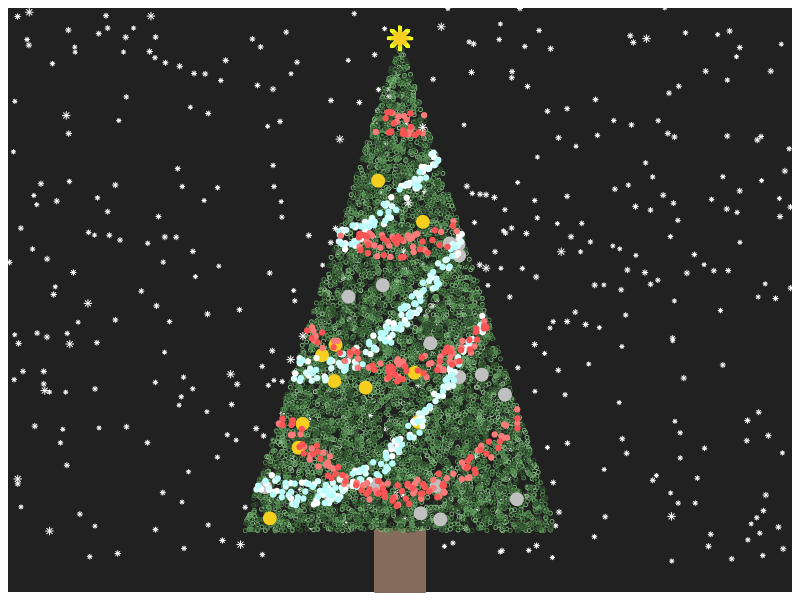

This chart was generated by the following R code:
## ---- chunk 1
knitr::opts_chunk$set(echo = TRUE)
library(dplyr)
library(ggplot2)
library(readxl)
library(tidyr)
## ---- chunk 2

tree_body <- function(n){
  n = n
  a <- runif(n, min=-50, max=50)
  b <- runif(n, min=-10, max=80)
  tree <- data.frame(a, b)
  tree2 <- tree %>% filter(b  < -4*a + 80)  %>% filter(b  < 4*a + 80) %>% filter(b > 0)
  tree2
}

tree_base <- function(n){
  n = n
  a <- runif(n, min=-3, max=3)
  b <- runif(n, min=-20, max=0)
  data.frame(a, b)
}

star <- function(n) {
  thickness = 0.2
  a <- runif(n, min=-thickness, max=thickness)
  b <- runif(n, min=80-thickness, max=80+thickness)
  data.frame(a, b)
}

chains <- function(n) {
  f <- function(a) {
    1/18 * a * (a + 24) + 16
  }
  n = n
  a <- runif(n, min=-50, max=50)
  b <- runif(n, min=-10, max=80)
  tree <- data.frame(a, b)
  tree2 <- tree %>% filter(b  < -4 * a + 80)  %>% filter(b  < 4 * a + 80) %>% filter(b > 0)
  chain1 <- tree2 %>% filter(b < f(a)) %>% filter(b > f(a) - 4)
  chain2 <- tree2 %>% filter(b < f(a) + 20) %>% filter(b > f(a) - 4 + 20)
  chain3 <- tree2 %>% filter(b < f(a) + 40) %>% filter(b > f(a) - 4 + 40)
  rbind(chain1, chain2, chain3)
}

chains2 <- function(n) {
  f <- function(a) {
    1/18 * (a - 12) * (a + 12) + 16
  }
  n = n
  a <- runif(n, min=-50, max=50)
  b <- runif(n, min=-10, max=80)
  tree <- data.frame(a, b)
  tree2 <- tree %>% filter(b  < -4 * a + 80)  %>% filter(b  < 4 * a + 80) %>% filter(b > 0)
  chain1 <- tree2 %>% filter(b < f(a)) %>% filter(b > f(a) - 4)
  chain2 <- tree2 %>% filter(b < f(a) + 20) %>% filter(b > f(a) - 4 + 20)
  chain3 <- tree2 %>% filter(b < f(a) + 40) %>% filter(b > f(a) - 4 + 40)
  chain4 <- tree2 %>% filter(b < f(a) + 60) %>% filter(b > f(a) - 4 + 60)
  rbind(chain1, chain2, chain3, chain4)
}

snow <- function(n) {
  a <- runif(n, min=-50, max=50)
  b <- runif(n, min=-5, max=85)
  data.frame(a, b)
}

balls <- function(n, s){
  set.seed(s)
  n = n
  a <- runif(n, min=-50, max=50)
  b <- runif(n, min=-10, max=70)
  rm(.Random.seed, envir=globalenv())
  tree <- data.frame(a, b)
  tree2 <- tree %>% filter(b  < -4*a + 80)  %>% filter(b  < 4*a + 80) %>% filter(b > 0)
  tree2
}
    
ggplot() + 
  geom_point(data=snow(100), aes(x=a, y=b), shape=8, fill="white", color="white", size=0.70) +
  geom_point(data=snow(100), aes(x=a, y=b), shape=8, fill="white", color="white", size=0.80) +
  geom_point(data=snow(100), aes(x=a, y=b), shape=8, fill="white", color="white", size=0.90) +
  geom_point(data=snow(100), aes(x=a, y=b), shape=8, fill="white", color="white", size=1) +
  geom_point(data=tree_base(40000), aes(x=a, y=b), shape=21, color="#856c5b", size=1) +
  geom_point(data=tree_body(1000), aes(x=a, y=b), shape=21, color="#abcea9", size=1) + 
  geom_point(data=tree_body(15000), aes(x=a, y=b), shape=21, color="#78b075", size=1) + 
  geom_point(data=tree_body(15000), aes(x=a, y=b), shape=21,  color="#50874d", size=1) + 
  geom_point(data=tree_body(10000), aes(x=a, y=b), shape=21, color="#31532f", size=1) + 
  geom_point(data=tree_body(300), aes(x=a, y=b), shape=21, color="#121f11", size=1) + 
   geom_point(data=star(100), aes(x=a, y=b), shape=8, fill="#f5ff1e", color="#f0ff1e", size=5) +
  geom_point(data=star(100), aes(x=a, y=b), shape=8, fill="#f5cf1f", color="#f5cf1f", size=3) +
  geom_point(data=balls(70, 17), aes(x=a, y=b), shape=19, fill="#c0c0c0", color="#c0c0c0", size=4) +
  geom_point(data=balls(70, 131), aes(x=a, y=b), shape=19, fill="#f5cf1f", color="#f5cf1f", size=4) +
  geom_point(data=chains(4000), aes(x=a, y=b), shape=21, fill="white", color="white", size=1.5) +
  geom_point(data=chains(4000), aes(x=a, y=b), shape=21, fill="#dbfefe", color="#dbfefe", size=1.5) +
  geom_point(data=chains(4000), aes(x=a, y=b), shape=21, fill="#bbfdfd", color="#bbfdfd", size=1.5) +
  geom_point(data=chains2(4000), aes(x=a, y=b), shape=21, fill="#fb7b7b", color="#fb7b7b", size=1.5) +
  geom_point(data=chains2(4000), aes(x=a, y=b), shape=21, fill="#fa5454", color="#fa5454", size=1.5) +
  geom_point(data=snow(20), aes(x=a, y=b), shape=8, fill="white", color="white", size=1.5) +
  scale_x_continuous(limits = c(-50, 50), breaks = NULL,, expand = c(0,0)) + 
  scale_y_continuous(limits = c(-10, 85), breaks = NULL, expand = c(0,0))  +
  theme(panel.background = element_rect(fill = "#212121")) +
  theme(panel.grid.major.x = element_blank(), panel.grid.major.y = element_blank(), axis.title.x=element_blank(), axis.title.y=element_blank())
  
